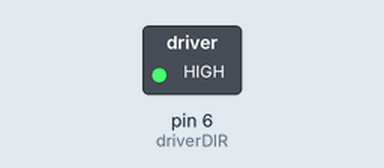
This sketch was run on a simulated Arduino Uno, built with avr-gcc and run on an emulated ATmega328P. On the bench: switched loads named in the sketch (green lamp = pin HIGH). Pins used as bus, display or sensor lines are not drawn.

Above: at 0.1 s.
Timing chart, 0 to 1.6 s (numbered marks = the images above):
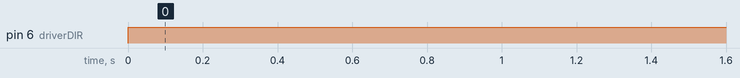

The sketch:

probandoagucho.ino
```cpp
#include <TimerThree.h>
int driverPUL = 7;    // PUL+ pin
int driverDIR = 6;    // DIR+ pin
int pasos = 0;
void rts();
bool motorFlag = true;
bool driverPULsign = LOW;
void setup() {
  // put your setup code here, to run once:
  pinMode (driverPUL, OUTPUT);
  pinMode (driverDIR, OUTPUT);
  Timer3.initialize(6);  // every 6us
  Timer3.start();
  Timer3.attachInterrupt(rts);
}

void loop() {
  // put your main code here, to run repeatedly:

}

void rts(){
  if(motorFlag){
    if (pasos <= 25600){
      if(driverPULsign){
        digitalWrite(driverDIR,HIGH);
        digitalWrite(driverPUL,LOW);
        driverPULsign = LOW;
        pasos++;
      }else{
        digitalWrite(driverDIR,HIGH);
        digitalWrite(driverPUL,HIGH);
        driverPULsign = HIGH;
      }
  }else{
    motorFlag = false;
  }
}
}
```

Measured:
- by itself, pin 6 (driverDIR): LOW → HIGH at 0.00 s
